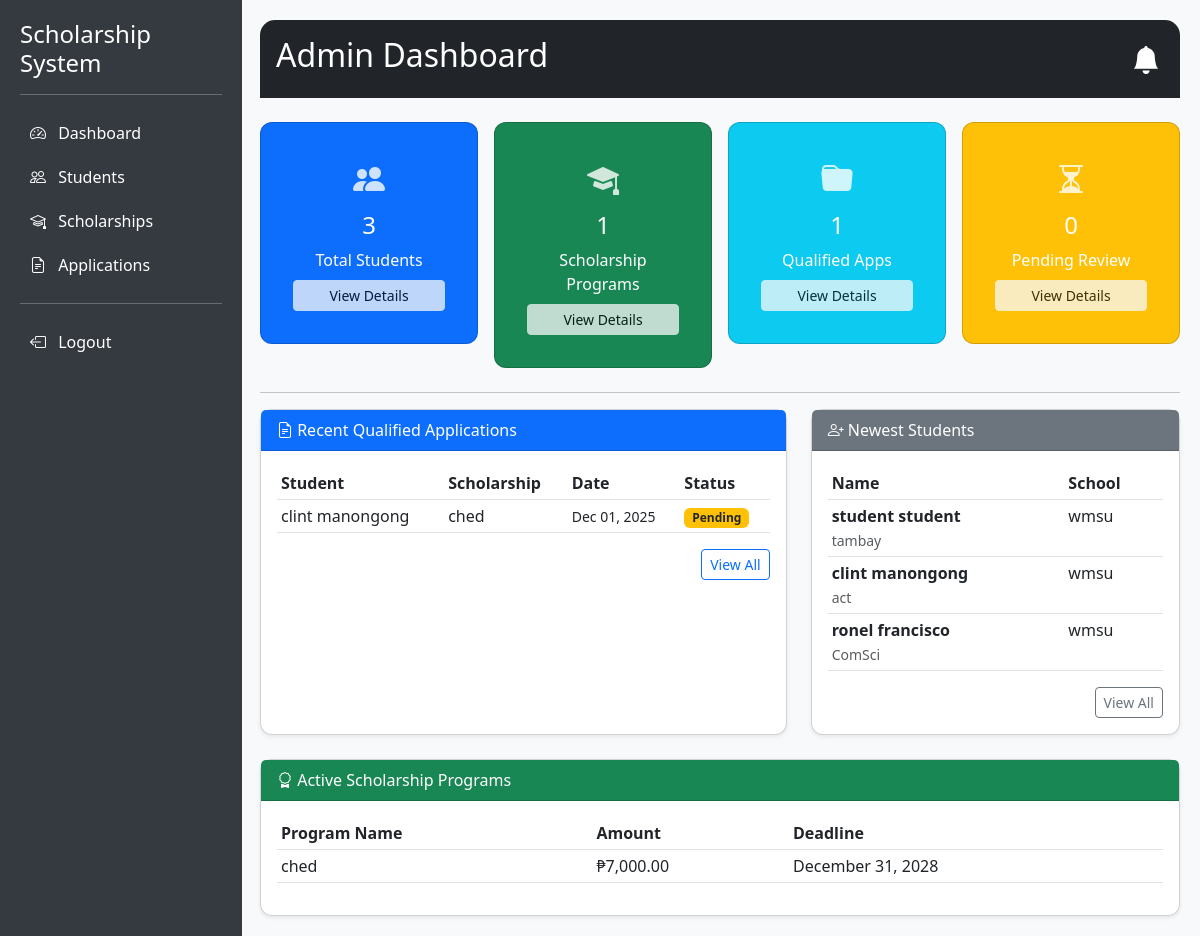
Page /admin/dashboard.php (signed in) on the committed database.
### tables this page shows
CREATE TABLE `applications` (
  `application_id` int(11) NOT NULL,
  `scholarship_id` int(11) DEFAULT NULL,
  `student_id` int(11) DEFAULT NULL,
  `date_applied` datetime DEFAULT current_timestamp(),
  `documents` text DEFAULT NULL,
  `status` enum('Pending','Approved','Rejected','For Interview') DEFAULT 'Pending',
  `remarks` text DEFAULT NULL,
  `admin_seen` tinyint(1) DEFAULT 0
);

CREATE TABLE `students` (
  `student_id` int(11) NOT NULL,
  `user_id` int(11) DEFAULT NULL,
  `first_name` varchar(50) DEFAULT NULL,
  `last_name` varchar(50) DEFAULT NULL,
  `birthdate` date DEFAULT NULL,
  `gender` enum('Male','Female','Other') DEFAULT NULL,
  `address` text DEFAULT NULL,
  `contact_number` varchar(20) DEFAULT NULL,
  `email` varchar(100) DEFAULT NULL,
  `school_name` varchar(100) DEFAULT NULL,
  `course` varchar(100) DEFAULT NULL,
  `year_level` varchar(20) DEFAULT NULL,
  `gpa` decimal(3,2) DEFAULT NULL,
  `family_income` decimal(10,2) DEFAULT NULL,
  `created_at` datetime DEFAULT current_timestamp()
);

CREATE TABLE `scholarships` (
  `scholarship_id` int(11) NOT NULL,
  `name` varchar(100) DEFAULT NULL,
  `description` text DEFAULT NULL,
  `requirements` text DEFAULT NULL,
  `sponsor` varchar(100) DEFAULT NULL,
  `start_date` date DEFAULT NULL,
  `end_date` date DEFAULT NULL,
  `amount` decimal(10,2) DEFAULT NULL,
  `status` enum('Open','Closed') DEFAULT 'Open'
);

### admin/dashboard.php (the view, shortened to what this page needs)
<?php
$income_limit = 20000;
$gwa_limit = 2.50;
try {
    $db = (new Database())->connect();
    $db->setAttribute(PDO::ATTR_ERRMODE, PDO::ERRMODE_EXCEPTION);
} catch (Exception $e) {
    die("Database connection error: " . $e->getMessage());
}
function countTable($db, $table) {
    try {
        return $db->query("SELECT COUNT(*) FROM $table")->fetchColumn();
    } catch (Exception $e) {
        error_log("Count query failed for table $table: " . $e->getMessage());
        return 0;
    }
}
$total_students     = countTable($db, 'students');
$total_scholarships = countTable($db, 'scholarships');
try {
    $stmt = $db->prepare("
        SELECT COUNT(a.application_id)
        FROM applications a
        JOIN students s ON a.student_id = s.student_id
        WHERE s.family_income <= :income_limit
        AND s.gpa <= :gwa_limit
    ");
    $stmt->bindParam(':income_limit', $income_limit, PDO::PARAM_INT);
    $stmt->bindParam(':gwa_limit', $gwa_limit, PDO::PARAM_STR);
    $stmt->execute();
    $total_applications = $stmt->fetchColumn();
} catch (Exception $e) { $total_applications = 0; }
try {
    $stmt = $db->prepare("
        SELECT COUNT(a.application_id)
        FROM applications a
        JOIN students s ON a.student_id = s.student_id
        WHERE a.status = 'Pending'
        AND a.admin_seen = FALSE
        AND s.family_income <= :income_limit
        AND s.gpa <= :gwa_limit
    ");
    $stmt->bindParam(':income_limit', $income_limit, PDO::PARAM_INT);
    $stmt->bindParam(':gwa_limit', $gwa_limit, PDO::PARAM_STR);
    $stmt->execute();
    $pending_apps = $stmt->fetchColumn();
} catch (Exception $e) { $pending_apps = 0; }
try {
    $stmt = $db->prepare("
        SELECT
            a.application_id, a.status, a.date_applied,
            s.first_name, s.last_name,
            sch.name AS scholarship_name
        FROM applications a
        JOIN students s ON a.student_id = s.student_id
        JOIN scholarships sch ON a.scholarship_id = sch.scholarship_id
        -- Filtering only qualified applications
        WHERE s.family_income <= :income_limit
        AND s.gpa <= :gwa_limit
        ORDER BY a.date_applied DESC
        LIMIT 5
    ");
    $stmt->bindParam(':income_limit', $income_limit, PDO::PARAM_INT);
    $stmt->bindParam(':gwa_limit', $gwa_limit, PDO::PARAM_STR);
    $stmt->execute();
    $latest_applications = $stmt->fetchAll(PDO::FETCH_ASSOC);
} catch (Exception $e) {
    error_log("Latest applications query failed: " . $e->getMessage());
    $latest_applications = [];
}
$new_students = $db->query("
    SELECT first_name, last_name, school_name, course, created_at
    FROM students
    ORDER BY created_at DESC
    LIMIT 5
")->fetchAll(PDO::FETCH_ASSOC);
$active_scholarships = $db->query("
    SELECT name, amount, end_date
    FROM scholarships
    WHERE status = 'Open'
    ORDER BY end_date ASC
    LIMIT 5
")->fetchAll(PDO::FETCH_ASSOC);
?>
<!doctype html>
<html lang="en">
<head>
    <link href="https://cdn.jsdelivr.net/npm/bootstrap@5.3.0/dist/css/bootstrap.min.css" rel="stylesheet">
    <link href="https://cdn.jsdelivr.net/npm/bootstrap-icons@1.11.1/font/bootstrap-icons.css" rel="stylesheet">
</head>
<body>
<div class="sidebar">
    <h4>Scholarship System</h4>
    <hr>
    <a href="dashboard.php"><i class="bi bi-speedometer2 me-2"></i> Dashboard</a>
    <a href="students.php"><i class="bi bi-people me-2"></i> Students</a>
    <a href="scholarships.php"><i class="bi bi-mortarboard me-2"></i> Scholarships</a>
    <a href="applications.php"><i class="bi bi-file-earmark-text me-2"></i> Applications</a>
    <hr>
    <a href="../logout.php"><i class="bi bi-box-arrow-left me-2"></i> Logout</a>
</div>
<div class="content">
<div class="d-flex justify-content-between align-items-center mb-4 bg-dark p-3"
     style="border-top-left-radius: 15px; border-top-right-radius: 15px;">
    <h2 class="text-white">Admin Dashboard</h2>
    <div class="notification-icon">
        <a href="applications.php?status=Pending" class="text-white position-relative p-1" id="notification-link">
            <i class="bi bi-bell-fill fs-3"></i>
        </a>
    </div>
</div>
<div class="row g-3 mb-4">
        <?php
        $stats = [
            ['count'=>$total_students,      'label'=>'Total Students',      'icon'=>'bi-people-fill',    'color'=>'primary', 'link'=>'students.php'],
            ['count'=>$total_scholarships, 'label'=>'Scholarship Programs','icon'=>'bi-mortarboard-fill',  'color'=>'success', 'link'=>'scholarships.php'],
            ['count'=>$total_applications, 'label'=>'Qualified Apps',    'icon'=>'bi-folder-fill',     'color'=>'info',    'link'=>'applications.php'],
            ['count'=>$pending_apps,        'label'=>'Pending Review',      'icon'=>'bi-hourglass-split', 'color'=>'warning', 'link'=>'applications.php?status=Pending'],
        ];
        foreach($stats as $s): ?>
            <div class="col-md-3">
                <div class="card text-bg-<?= $s['color'] ?> text-center p-3 text-white">
                    <div class="card-body">
                        <i class="bi <?= $s['icon'] ?> stat-icon"></i>
                        <h4 class="mt-2"><?= htmlspecialchars($s['count']) ?></h4>
                        <p class="mb-2"><?= htmlspecialchars($s['label']) ?></p>
                        <a href="<?= htmlspecialchars($s['link']) ?>" class="btn btn-light btn-sm w-100 opacity-75">View Details</a>
                    </div>
                </div>
            </div>
        <?php endforeach; ?>
    </div>
    <hr>
    <div class="row mb-4">
        <div class="col-md-7">
            <div class="card shadow-sm h-100">
                <div class="card-header bg-primary text-white d-flex justify-content-between align-items-center">
                    <span><i class="bi bi-file-earmark-text"></i> Recent Qualified Applications</span>
                </div>
                <div class="card-body">
                    <div class="table-responsive">
                        <table class="table table-sm table-hover align-middle">
                            <thead><tr><th>Student</th><th>Scholarship</th><th>Date</th><th>Status</th></tr></thead>
                            <tbody>
                            <?php if($latest_applications): foreach($latest_applications as $app): ?>
                                <tr>
                                <td><?= htmlspecialchars($app['first_name'] . ' ' . $app['last_name']) ?></td>
                                <td><?= htmlspecialchars($app['scholarship_name']) ?></td>
                                <td><small><?= date('M d, Y', strtotime($app['date_applied'])) ?></small></td>
                                <td>
                                    <?php
                                        $badgeClass = match($app['status']) {
                                            'Approved' => 'bg-success',
                                            'Rejected' => 'bg-danger',
                                            'For Interview' => 'bg-info',
                                            default => 'bg-warning text-dark'
                                        };
                                    ?>
                                    <span class="badge <?= $badgeClass ?>"><?= htmlspecialchars($app['status']) ?></span>
                                </td>
                                </tr>
                            <?php endforeach; else: ?>
                                <tr><td colspan="4" class="text-center text-muted">No qualified applications found.</td></tr>
                            <?php endif; ?>
                            </tbody>
                        </table>
                    </div>
                    <a href="applications.php" class="btn btn-sm btn-outline-primary float-end">View All</a>
                </div>
            </div>
        </div>
        <div class="col-md-5">
            <div class="card shadow-sm h-100">
                <div class="card-header bg-secondary text-white">
                    <i class="bi bi-person-plus"></i> Newest Students
                </div>
                <div class="card-body">
                    <table class="table table-sm table-hover">
                        <thead><tr><th>Name</th><th>School</th></tr></thead>
                        <tbody>
                            <?php if($new_students): foreach($new_students as $st): ?>
                                <tr>
                                    <td>
                                        <div class="fw-bold"><?= htmlspecialchars($st['first_name'] . ' ' . $st['last_name']) ?></div>
                                        <small class="text-muted"><?= htmlspecialchars($st['course']) ?></small>
                                    </td>
                                    <td><?= htmlspecialchars($st['school_name']) ?></td>
                                </tr>
                            <?php endforeach; else: ?>
                                <tr><td colspan="2" class="text-center text-muted">No students yet.</td></tr>
                            <?php endif; ?>
                        </tbody>
                    </table>
                    <a href="students.php" class="btn btn-sm btn-outline-secondary float-end">View All</a>
                </div>
            </div>
        </div>
    </div>
    <div class="row">
        <div class="col-12">
            <div class="card shadow-sm">
                <div class="card-header bg-success text-white">
                    <i class="bi bi-award"></i> Active Scholarship Programs
                </div>
                <div class="card-body">
                    <table class="table table-sm">
                        <thead><tr><th>Program Name</th><th>Amount</th><th>Deadline</th></tr></thead>
                        <tbody>
                        <?php if($active_scholarships): foreach($active_scholarships as $sch): ?>
                            <tr>
                                <td><?= htmlspecialchars($sch['name']) ?></td>
                                <td>₱<?= number_format($sch['amount'], 2) ?></td>
                                <td><?= date('F j, Y', strtotime($sch['end_date'])) ?></td>
                            </tr>
                        <?php endforeach; else: ?>
                            <tr><td colspan="3" class="text-center">No open scholarships at the moment.</td></tr>
                        <?php endif; ?>
                        </tbody>
                    </table>
                </div>
            </div>
        </div>
    </div>
</div>
</body>
</html>

### admin/dashboard.php (style rules this page uses)
body { background: #f8f9fa; }
.card { border-radius: 12px; }
.stat-icon { font-size: 2rem; opacity: 0.8; }
.sidebar { width: 242px; position: fixed; top:0; left:0; height: 100%; background:#343a40; color:#fff; padding:20px; }
.sidebar a { color:#fff; display:block; padding:10px; text-decoration:none; }
.content { margin-left:240px; padding:20px; }
.notification-icon a { color: #fff !important; transition: transform 0.2s ease-in-out; }

### rows in the picture
applications: student.last_name "clint manongong", scholarship.name "ched", date_applied "Dec 01, 2025", status "Pending"
students: first_name+last_name "student student", course "tambay", school_name "wmsu"
students: first_name+last_name "clint manongong", course "act", school_name "wmsu"
students: first_name+last_name "ronel francisco", course "ComSci", school_name "wmsu"
scholarships: name "ched", amount "7,000.00", end_date "December 31, 2028"

### other values in the picture
$s['count'] "3"
$s['label'] "Total Students"
$s['count'] "1"
$s['label'] "Scholarship Programs"
$s['label'] "Qualified Apps"
$s['count'] "0"
$s['label'] "Pending Review"
